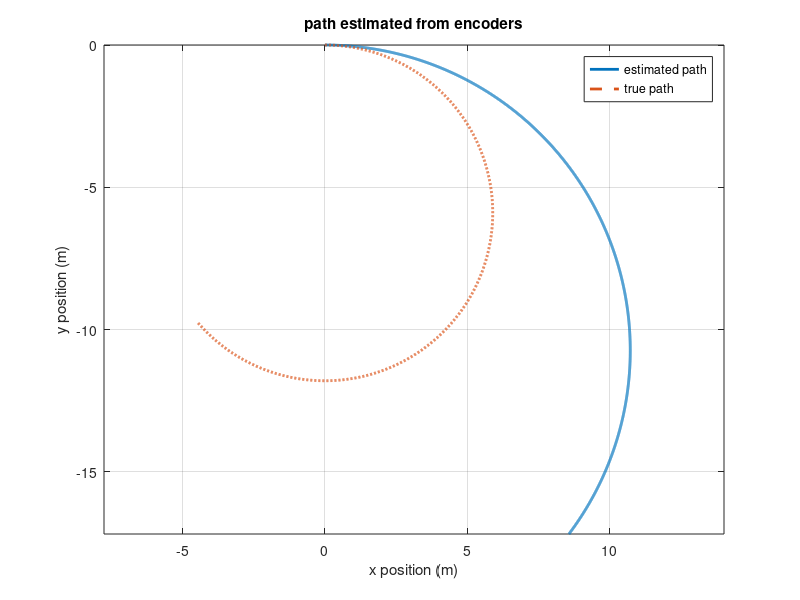
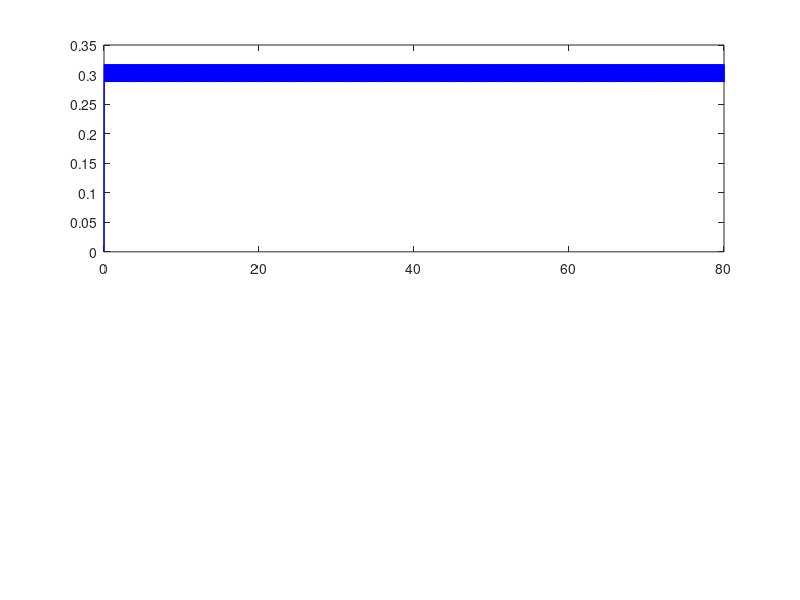

Source code (MATLAB) for these figures, in order: (Note: this script raises an error after producing the figures.)

clear;
clc;
close all;

dt = 0.02;
T = 80;
time = 0:dt:T;

%% robot and encoder settings
wheelRadiusAssumed = 0.033;        % wheel radius the robot software believes (m)
wheelRadiusLeftActual = 0.033;     % real left wheel radius (m)
wheelRadiusRightActual = 0.0325;   % real right wheel radius, slightly worn (m)
wheelBase = 0.20;           % distance between the wheels (m)
ticksPerRev = 360;          % encoder ticks per wheel revolution
distancePerTickAssumed = 2*pi*wheelRadiusAssumed / ticksPerRev;
distancePerTickLeftActual = 2*pi*wheelRadiusLeftActual / ticksPerRev;
distancePerTickRightActual = 2*pi*wheelRadiusRightActual / ticksPerRev;


%% true wheel speeds
trueSpeedLeft = 0.30;       % m/s
trueSpeedRight = 0.29;      % m/s

%% storage
trueDistanceLeft = zeros(size(time));
trueDistanceRight = zeros(size(time));
tickCountLeft = zeros(size(time));
tickCountRight = zeros(size(time));

%% noise settings
noiseStd = 0;               % typical tick error per step (set to 0 for no noise)
rng(1);                     % fix the random sequence so results can be repeated (use rng('shuffle'))
%% encoder loop
for k = 2:length(time)
    trueDistanceLeft(k) = trueDistanceLeft(k-1) + trueSpeedLeft*dt;
    trueDistanceRight(k) = trueDistanceRight(k-1) + trueSpeedRight*dt;

    % ticks a perfect encoder would count this step
    idealTicksLeft = floor(trueDistanceLeft(k) / distancePerTickLeftActual) - floor(trueDistanceLeft(k-1) / distancePerTickLeftActual);
    idealTicksRight = floor(trueDistanceRight(k) / distancePerTickRightActual) - floor(trueDistanceRight(k-1) / distancePerTickRightActual);

    % add random error, keep whole numbers, can be negative
    noisyTicksLeft = idealTicksLeft + round(noiseStd * randn);
    noisyTicksRight = idealTicksRight + round(noiseStd * randn);

    % running tick counts
    tickCountLeft(k) = tickCountLeft(k-1) + noisyTicksLeft;
    tickCountRight(k) = tickCountRight(k-1) + noisyTicksRight;
end

%% starting positions
headingEstimate = 0;    % rad
xEstimate = 0;          % m
yEstimate = 0;          % m

headingTrue = 0;        
xTrue = 0;
yTrue = 0;

%% storage
xHistory = zeros(size(time));
yHistory = zeros(size(time));

xTrueHistory = zeros(size(time));
yTrueHistory = zeros(size(time));

measuredSpeedLeft = zeros(size(time));
measuredSpeedRight = zeros(size(time));

%% odometry loop
for k = 2:length(time)

    % ticks that arrived this step
    ticksLeft = tickCountLeft(k) - tickCountLeft(k-1);
    ticksRight = tickCountRight(k) - tickCountRight(k-1);

    % convert to distances
    distanceLeft = ticksLeft * distancePerTickAssumed;
    distanceRight = ticksRight * distancePerTickAssumed;

    % convert to speeds (feedback for PI controller)
    measuredSpeedLeft(k) = distanceLeft / dt;
    measuredSpeedRight(k) = distanceRight / dt;

    % motion of the robot in this step
    distanceCentre = (distanceRight + distanceLeft) / 2;
    headingChange = (distanceRight - distanceLeft) / wheelBase; % wheelbase is distance between wheels

    % update the believed positions
    headingEstimate = headingEstimate + headingChange;
    xEstimate = xEstimate + distanceCentre * cos(headingEstimate);
    yEstimate = yEstimate + distanceCentre * sin(headingEstimate);

    xHistory(k) = xEstimate;
    yHistory(k) = yEstimate;

    % true positions to compare for drift
    trueStepLeft = trueDistanceLeft(k) - trueDistanceLeft(k-1);
    trueStepRight = trueDistanceRight(k) - trueDistanceRight(k-1);
    trueStepCentre = (trueStepLeft + trueStepRight) / 2;
    trueHeadingChange = (trueStepRight - trueStepLeft) / wheelBase;

    headingTrue = headingTrue + trueHeadingChange;
    xTrue = xTrue + trueStepCentre * cos(headingTrue);
    yTrue = yTrue + trueStepCentre * sin(headingTrue);

    xTrueHistory(k) = xTrue;
    yTrueHistory(k) = yTrue;

end

%% plot estimated path against true path for drift
plot(xHistory, yHistory, 'LineWidth', 2);
hold on;
plot(xTrueHistory, yTrueHistory, '--', 'LineWidth', 2);
axis equal;
grid on;
xlabel('x position (m)');
ylabel('y position (m)');
title('path estimated from encoders');
legend('estimated path', 'true path', 'Location', 'best');

%% plot measured speed against true speed
figure('Color','w','Position',[100 100 900 650]);       % new window to not overwrite the path plot

% top panel : left wheel
subplot(2,1,1);
plot(time, measuredSpeedLeft, 'b', 'LineWidth', 1);
hold on;
yline(trueSpeedLeft, 'r--', 'LineWidth', 2);
grid on;
xlabel('time (s)');
ylabel('left wheel speed (m/s)');
title('left wheel');
legend('measured speed', 'true speed');
ylim([0.25 0.35]);

% bottom panel : right wheel
subplot(2,1,2);
plot(time, measuredSpeedRight, 'b', 'LineWidth', 1);
hold on;
yline(trueSpeedRight, 'r--', 'LineWidth', 2);
grid on;
xlabel('time (s)');
ylabel('right wheel speed (m/s)');
title('right wheel');
legend('measured speed', 'true speed');
ylim([0.25 0.35]);

sgtitle('measured wheel speed from encoder ticks vs true speed');

%% print final errors
finalPositionError = sqrt((xEstimate - xTrue)^2 + (yEstimate - yTrue)^2);
finalHeadingError = headingEstimate - headingTrue;
fprintf('final position error: %.3f m\n', finalPositionError);
fprintf('final heading error: %.3f rad\n', finalHeadingError);
